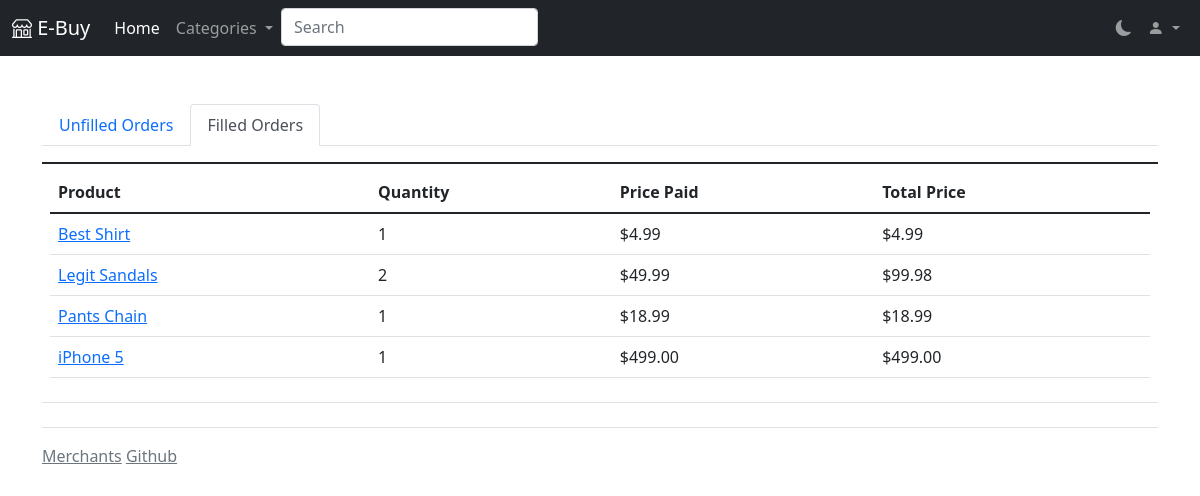
Page /orders/filled (signed in) on the committed database.
### app/models.py (models this page shows, shortened)
class OrderRow(db.Model):
    row_id = db.Column(db.Integer, primary_key=True)
    id = db.Column(db.Integer, db.ForeignKey('order.id'))
    product_id = db.Column(db.Integer, db.ForeignKey('product.id'))
    quantity = db.Column(db.Integer)
    product_price = db.Column(db.Float)
    product = db.relationship("Product", back_populates="orders")
    filled = db.Column(db.Boolean, default=False)
    timestamp = db.Column(db.DateTime, default=datetime.utcnow)

class Product(db.Model):
    id = db.Column(db.Integer, primary_key=True)
    category_id = db.Column(db.Integer, db.ForeignKey('category.id'))
    merchant_id = db.Column(db.Integer, db.ForeignKey('user.id'))
    name = db.Column(db.String(128))
    price = db.Column(db.Float)
    description = db.Column(db.Text)
    reviews = db.relationship('Review', backref='product', lazy='dynamic')
    images = db.relationship('Image', backref='product')
    orders = db.relationship("OrderRow", back_populates="product")

### app/routes.py (the view)
@webapp.route('/orders/filled')
@login_required
@prevent_merchant
def orders_filled():
    rows = Order.query.filter_by(user_id=current_user.id).all()
    items = {}
    for order in rows:
        order_rows = order.order_row.filter_by(filled=True).all()
        for o in order_rows:
            if order.id not in items:
                items[order.id] = {'order': order, 'rows': [(o, o.product)]}
            else:
                items[order.id]['rows'].append((o, o.product))
    return render_template('orders_filled.html', orders=items)

### app/models.py (called while the page is built)
@login.user_loader
def load_user(id):
    return User.query.get(int(id))

### app/routes.py (called while the page is built)
def add_categories(func):
    def inner(*args, **kwargs):
        return func(*args, **kwargs, categories=get_category_dict())
    return inner

### app/utils.py (called while the page is built)
def get_merchant():
    return Role.query.filter_by(name='merchant').first()

def prevent_merchant(func):
    @wraps(func)
    def inner(*args, **kwargs):
        if current_user.is_authenticated and current_user.roles.filter_by(id=get_merchant().id).count() >= 1:
            flash("You cannot be logged in as a merchant!")
            return redirect('/login')
        else:
            return func(*args, **kwargs)
    return inner

def get_category_dict():
    return {c.name: c.id for c in Category.query.all()}

### app/templates/orders_filled.html (shortened to what this page needs)
{% extends "base.html" %}
{% block main %}
    <br>
    <ul class="nav nav-tabs">
        <li class="nav-item">
            <a class="nav-link" aria-current="page" href="/orders">Unfilled Orders</a>
        </li>
        <li class="nav-item">
            <a class="nav-link active" href="/orders/filled">Filled Orders</a>
        </li>
    </ul>
    <table class="table">
        <thead>
        <tr>
            <th scope="col"></th>
        </tr>
        </thead>
        <tbody>
        {% for k, v in orders.items() %}
            <td>
                <table class="table">
                    <thead>
                    <tr>
                        <th scope="col">Product</th>
                        <th scope="col">Quantity</th>
                        <th scope="col">Price Paid</th>
                        <th scope="col">Total Price</th>
                    </tr>
                    </thead>
                    {% for order, product in v.rows %}
                        <tr>
                            <td><a href="{{ '/product/%s' %product.id }}">{{ product.name }}</a></td>
                            <td>{{ order.quantity }}</td>
                            <td>{{ "$%.2f"|format(order.product_price) }}</td>
                            <td>{{ "$%.2f"|format(order.quantity*order.product_price) }}</td>
                        </tr>
                    {% endfor %}
                </table>
            </td>
        {% endfor %}
        </tbody>
    </table>
{% endblock %}

### app/templates/base.html (shortened to what this page needs)
<!doctype html>
<html lang="en">
<head>
    <link href="https://cdn.jsdelivr.net/npm/bootstrap@5.1.3/dist/css/bootstrap.min.css" rel="stylesheet"
>
    <link rel="stylesheet" type="text/css" href="{{ url_for('static', filename='main.css') }}"/>
    <link rel="stylesheet" href="https://cdn.jsdelivr.net/npm/bootstrap-icons@1.8.1/font/bootstrap-icons.css">
    <link href="https://cdn.jsdelivr.net/npm/bootstrap-dark-5@1.1.3/dist/css/bootstrap-nightshade.min.css"
          rel="stylesheet">
</head>
<body class="bootstrap">
<nav class="navbar navbar-expand-lg navbar-dark bg-dark">
    <div class="container-fluid">
        <a class="navbar-brand" href="/"><i class="bi bi-shop"></i> E-Buy</a>
        <div class="collapse navbar-collapse" id="navbarSupportedContent">
            <ul class="navbar-nav me-auto mb-2 mb-lg-0">
                <li class="nav-item">
                    <a class="nav-link active" aria-current="page" href="/">Home</a>
                </li>
                <li class="nav-item dropdown">
                    <a class="nav-link dropdown-toggle" href="#" id="navbarDropdown" role="button"
                       data-bs-toggle="dropdown" aria-expanded="false">
                        Categories
                    </a>
                </li>
                <li class="nav-item">
                    <form class="d-flex" action="/search" method="GET">
                        {% if query %}
                            <input class="form-control mr-sm-2" type="search" id="q" name="q" placeholder="Search"
                                   aria-label="Search" value="{{ query }}">
                        {% else %}
                            <input class="form-control mr-sm-2" type="search" id="q" name="q" placeholder="Search"
                                   aria-label="Search">
                        {% endif %}
                    </form>
                </li>
            </ul>
            <ul class="nav navbar-nav flex-row justify-content-md-center justify-content-start flex-nowrap">
                <li class="nav-item">
                    <a class="nav-link" href="javascript:toggleColor();"><i id="colorToggle"
                                                                            class="bi bi-moon-fill"></i></a>
                </li>
                <li class="nav-item">
                    {% if current_user.is_authenticated %}
                        <li class="nav-item dropdown">
                            <a class="nav-link dropdown-toggle" href="#" id="navbarDropdown" role="button"
                               data-bs-toggle="dropdown" aria-expanded="false">
                                <i class="bi bi-person-fill"></i>
                            </a>
                        </li>
                    {% else %}
                        <a class="nav-link" href="/login">Login/Register</a>
                    {% endif %}
                </li>
            </ul>
        </div>
    </div>
</nav>
<div class="container py-4">
    {% block main %}
    {% endblock %}
    <footer class="pt-3 mt-4 text-muted border-top">
        <a href="/merchant/login" class="link-secondary">Merchants</a>
        <a href="https://github.com/NathanCYee/131_project" class="link-secondary">Github</a>
    </footer>
</div>
</body>
</html>

### rows in the picture
OrderRow: name "Best Shirt", quantity "1", product_price "$4.99", order.quantity*order.product_price "$4.99"
OrderRow: name "Legit Sandals", quantity "2", product_price "$49.99", order.quantity*order.product_price "$99.98"
OrderRow: name "Pants Chain", quantity "1", product_price "$18.99", order.quantity*order.product_price "$18.99"
OrderRow: name "iPhone 5", quantity "1", product_price "$499.00", order.quantity*order.product_price "$499.00"
